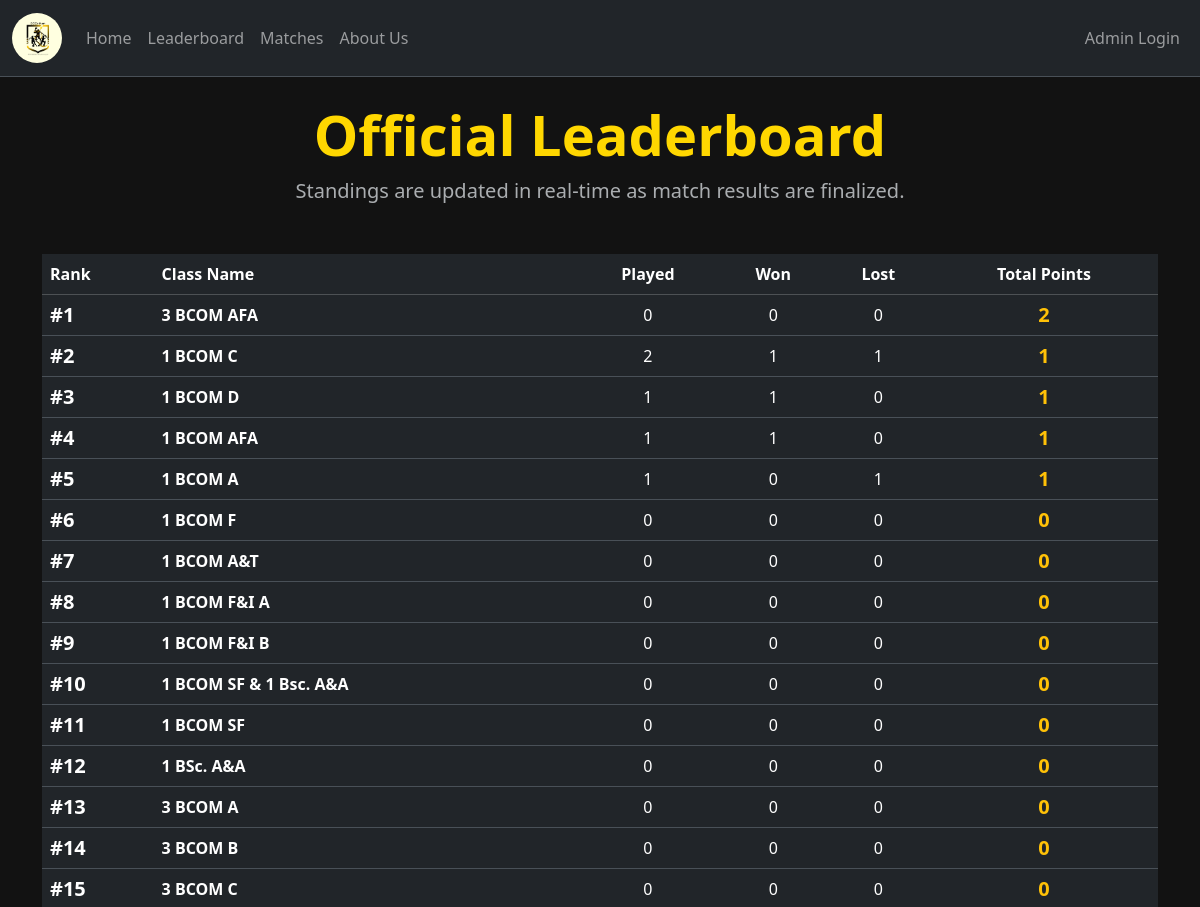
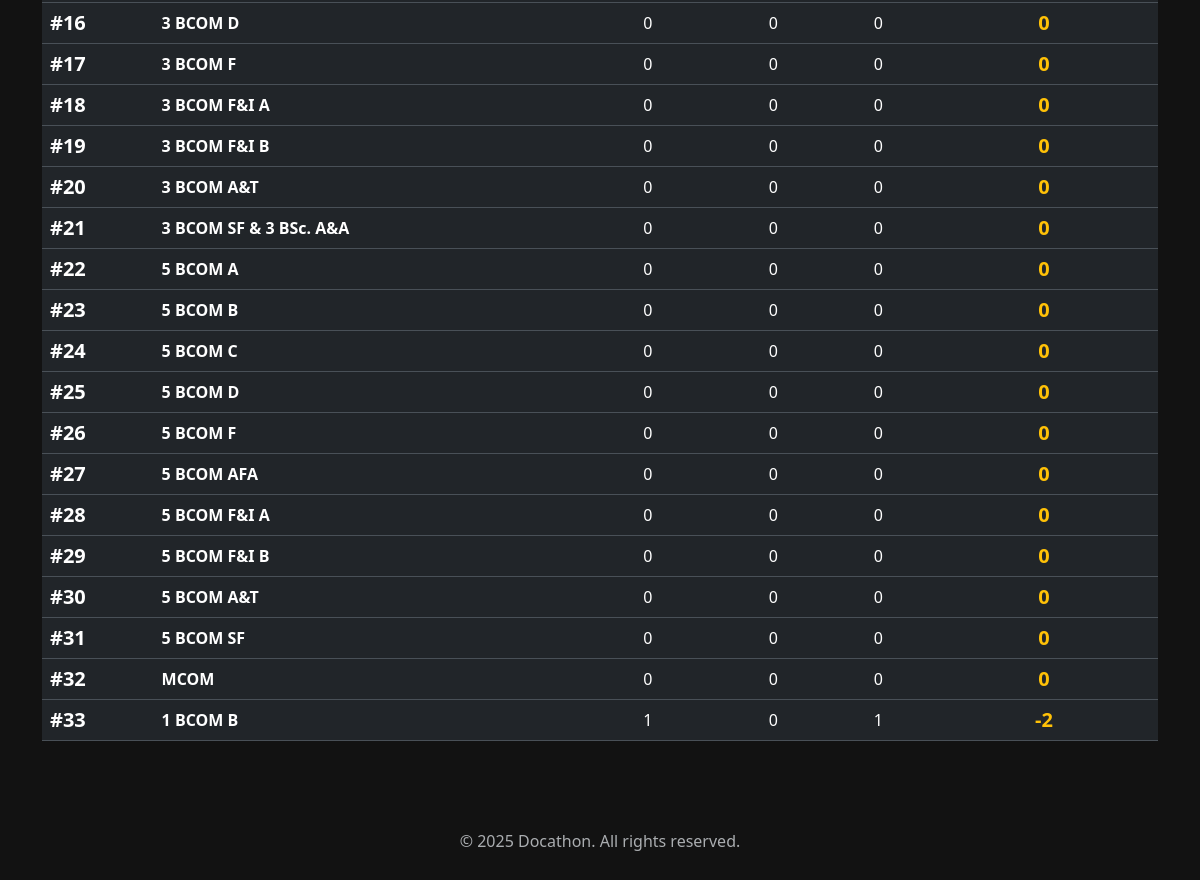
The app's page /leaderboard with its own data (2 pictures, top to bottom).
### tables this page shows
CREATE TABLE classes (
    id INTEGER PRIMARY KEY AUTOINCREMENT,
    name TEXT NOT NULL UNIQUE
);

### app.py (the view)
@app.route('/leaderboard')
def leaderboard():
    conn = get_db_connection()
    query = """
        WITH ClassStats AS (
            -- 1. Calculate Wins, Losses, and Tournament Points from matches
            SELECT
                c.id AS class_id,
                c.name AS class_name,
                COUNT(m.id) AS played,
                SUM(CASE WHEN m.winner_id = c.id THEN 1 ELSE 0 END) AS wins,
                SUM(CASE WHEN m.winner_id != c.id THEN 1 ELSE 0 END) AS losses,
                SUM(CASE
                    WHEN m.winner_id = c.id AND r.round_type = 'FINAL' THEN 5 -- Winner
                    WHEN m.winner_id != c.id AND r.round_type = 'FINAL' THEN 4 -- Runner-up
                    WHEN m.winner_id != c.id AND r.round_type = 'SEMI_FINAL' THEN 3 -- Semi-finalist
                    WHEN m.winner_id != c.id AND r.round_type = 'QUARTER_FINAL' THEN 2 -- Quarter-finalist
                    ELSE 0
                END) AS tournament_points
            FROM classes c
            LEFT JOIN matches m ON (c.id = m.class1_id OR c.id = m.class2_id) AND m.status = 'COMPLETED'
            LEFT JOIN rounds r ON m.round_id = r.id
            GROUP BY c.id, c.name
        ),
        ParticipationPoints AS (
            -- 2. Calculate Participation Points (1 point per unique sport played)
            SELECT
                class_id,
                COUNT(DISTINCT sport_id) * 1 AS participation_points
            FROM (
                SELECT class1_id AS class_id, sport_id FROM matches WHERE status = 'COMPLETED'
                UNION ALL
                SELECT class2_id AS class_id, sport_id FROM matches WHERE status = 'COMPLETED'
            )
            GROUP BY class_id
        ),
        AdjustmentPoints AS (
            -- 3. Sum all manual adjustments
            SELECT
                class_id,
                SUM(points) AS adjustment_points
            FROM point_adjustments
            GROUP BY class_id
        )
        -- 4. Final Calculation and Ranking
        SELECT
            cs.class_name,
            cs.played,
            cs.wins,
            cs.losses,
            (IFNULL(cs.tournament_points, 0) + IFNULL(pp.participation_points, 0) + IFNULL(ap.adjustment_points, 0)) AS total_points
        FROM ClassStats cs
        LEFT JOIN ParticipationPoints pp ON cs.class_id = pp.class_id
        LEFT JOIN AdjustmentPoints ap ON cs.class_id = ap.class_id
        ORDER BY
            total_points DESC, -- Primary sort: total points
            cs.wins DESC;      -- Secondary sort: number of wins
    """
    standings = conn.execute(query).fetchall()
    conn.close()
    return render_template('public/leaderboard.html', standings=standings, page_title="Leaderboard")

### utils/db.py (called while the page is built)
def get_db_connection():
    conn = sqlite3.connect(DB_PATH)
    conn.row_factory = sqlite3.Row
    return conn

### templates/public/leaderboard.html
{% extends "base.html" %}
{% block content %}
<div class="text-center mb-5">
    <h1 class="display-4 fw-bold docathon-brand">Official Leaderboard</h1>
    <p class="lead text-muted">Standings are updated in real-time as match results are finalized.</p>
</div>
<div class="table-responsive">
    <table class="table table-hover align-middle">
        <thead class="table-dark">
            <tr>
                <th style="width: 10%;">Rank</th>
                <th>Class Name</th>
                <th class="text-center">Played</th>
                <th class="text-center">Won</th>
                <th class="text-center">Lost</th>
                <th class="text-center">Total Points</th>
            </tr>
        </thead>
        <tbody>
            {% for row in standings %}
            <tr>
                <td class="fw-bold h5">#{{ loop.index }}</td>
                <td class="fw-semibold">{{ row.class_name }}</td>
                <td class="text-center">{{ row.played }}</td>
                <td class="text-center">{{ row.wins }}</td>
                <td class="text-center">{{ row.losses }}</td>
                <td class="text-center fw-bold h5 text-warning">{{ row.total_points }}</td>
            </tr>
            {% else %}
            <tr>
                <td colspan="6" class="text-center">The competition has not started yet. Check back soon!</td>
            </tr>
            {% endfor %}
        </tbody>
    </table>
</div>
{% endblock %}

### static/css/style.css (style rules this page uses)
body { background-color: #121212 !important; }
.docathon-brand, .btn-warning { color: #FFD700; font-weight: bold; }

### records on screen
classes: class_name "3 BCOM AFA", played "0", wins "0", losses "0", total_points "2"
classes: class_name "1 BCOM A", played "1", wins "0", losses "1", total_points "1"
classes: class_name "1 BCOM F", played "0", wins "0", losses "0", total_points "0"
classes: class_name "1 BCOM A&T", played "0", wins "0", losses "0", total_points "0"
classes: class_name "1 BCOM F&I A", played "0", wins "0", losses "0", total_points "0"
classes: class_name "1 BCOM F&I B", played "0", wins "0", losses "0", total_points "0"
classes: class_name "1 BCOM SF & 1 Bsc. A&A", played "0", wins "0", losses "0", total_points "0"
classes: class_name "1 BCOM SF", played "0", wins "0", losses "0", total_points "0"
classes: class_name "1 BSc. A&A", played "0", wins "0", losses "0", total_points "0"
classes: class_name "3 BCOM A", played "0", wins "0", losses "0", total_points "0"
classes: class_name "3 BCOM B", played "0", wins "0", losses "0", total_points "0"
classes: class_name "3 BCOM C", played "0", wins "0", losses "0", total_points "0"
classes: class_name "3 BCOM D", played "0", wins "0", losses "0", total_points "0"
classes: class_name "3 BCOM F", played "0", wins "0", losses "0", total_points "0"
classes: class_name "3 BCOM F&I A", played "0", wins "0", losses "0", total_points "0"
classes: class_name "3 BCOM F&I B", played "0", wins "0", losses "0", total_points "0"
classes: class_name "3 BCOM A&T", played "0", wins "0", losses "0", total_points "0"
classes: class_name "3 BCOM SF & 3 BSc. A&A", played "0", wins "0", losses "0", total_points "0"
classes: class_name "5 BCOM A", played "0", wins "0", losses "0", total_points "0"
classes: class_name "5 BCOM B", played "0", wins "0", losses "0", total_points "0"
classes: class_name "5 BCOM C", played "0", wins "0", losses "0", total_points "0"
classes: class_name "5 BCOM D", played "0", wins "0", losses "0", total_points "0"
classes: class_name "5 BCOM F", played "0", wins "0", losses "0", total_points "0"
classes: class_name "5 BCOM AFA", played "0", wins "0", losses "0", total_points "0"
classes: class_name "5 BCOM F&I A", played "0", wins "0", losses "0", total_points "0"
classes: class_name "5 BCOM F&I B", played "0", wins "0", losses "0", total_points "0"
classes: class_name "5 BCOM A&T", played "0", wins "0", losses "0", total_points "0"
classes: class_name "5 BCOM SF", played "0", wins "0", losses "0", total_points "0"
classes: class_name "MCOM", played "0", wins "0", losses "0", total_points "0"
classes: class_name "1 BCOM B", played "1", wins "0", losses "1", total_points "-2"

### other values on screen
{{ row.class_name }} "1 BCOM C" "1 BCOM D" "1 BCOM AFA"
{{ row.played }} "2" "1" "1"
{{ row.wins }} "1" "1" "1"
{{ row.losses }} "1" "0" "0"
{{ row.total_points }} "1" "1" "1"
